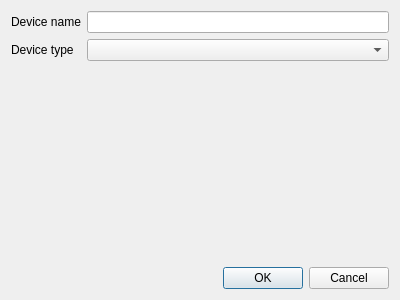
<?xml version="1.0" encoding="UTF-8"?>
<ui version="4.0">
 <class>AddDeviceDialog</class>
 <widget class="QDialog" name="AddDeviceDialog">
  <property name="geometry">
   <rect>
    <x>0</x>
    <y>0</y>
    <width>400</width>
    <height>300</height>
   </rect>
  </property>
  <property name="windowTitle">
   <string>Add device...</string>
  </property>
  <layout class="QVBoxLayout" name="verticalLayout">
   <item>
    <layout class="QFormLayout" name="formLayout">
     <item row="0" column="0">
      <widget class="QLabel" name="deviceNameLabel">
       <property name="text">
        <string>Device name</string>
       </property>
      </widget>
     </item>
     <item row="0" column="1">
      <widget class="QLineEdit" name="device_name_line_edit"/>
     </item>
     <item row="1" column="0">
      <widget class="QLabel" name="deviceTypeLabel">
       <property name="text">
        <string>Device type</string>
       </property>
      </widget>
     </item>
     <item row="1" column="1">
      <widget class="QComboBox" name="device_type_combo_box"/>
     </item>
    </layout>
   </item>
   <item>
    <widget class="QDialogButtonBox" name="buttonBox">
     <property name="orientation">
      <enum>Qt::Horizontal</enum>
     </property>
     <property name="standardButtons">
      <set>QDialogButtonBox::Cancel|QDialogButtonBox::Ok</set>
     </property>
    </widget>
   </item>
  </layout>
 </widget>
 <resources/>
 <connections>
  <connection>
   <sender>buttonBox</sender>
   <signal>accepted()</signal>
   <receiver>AddDeviceDialog</receiver>
   <slot>accept()</slot>
   <hints>
    <hint type="sourcelabel">
     <x>248</x>
     <y>254</y>
    </hint>
    <hint type="destinationlabel">
     <x>157</x>
     <y>274</y>
    </hint>
   </hints>
  </connection>
  <connection>
   <sender>buttonBox</sender>
   <signal>rejected()</signal>
   <receiver>AddDeviceDialog</receiver>
   <slot>reject()</slot>
   <hints>
    <hint type="sourcelabel">
     <x>316</x>
     <y>260</y>
    </hint>
    <hint type="destinationlabel">
     <x>286</x>
     <y>274</y>
    </hint>
   </hints>
  </connection>
 </connections>
</ui>
